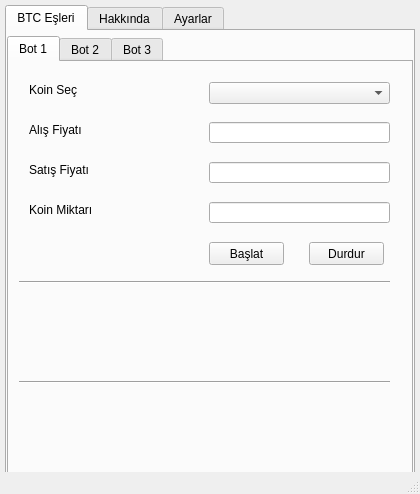
<?xml version="1.0" encoding="UTF-8"?>
<ui version="4.0">
 <class>MainWindow</class>
 <widget class="QMainWindow" name="MainWindow">
  <property name="geometry">
   <rect>
    <x>0</x>
    <y>0</y>
    <width>420</width>
    <height>494</height>
   </rect>
  </property>
  <property name="sizePolicy">
   <sizepolicy hsizetype="Fixed" vsizetype="Fixed">
    <horstretch>0</horstretch>
    <verstretch>0</verstretch>
   </sizepolicy>
  </property>
  <property name="windowTitle">
   <string>Binance Spot Bot v1.0-A</string>
  </property>
  <widget class="QWidget" name="centralwidget">
   <widget class="QTabWidget" name="tabWidget">
    <property name="geometry">
     <rect>
      <x>5</x>
      <y>5</y>
      <width>410</width>
      <height>470</height>
     </rect>
    </property>
    <property name="currentIndex">
     <number>0</number>
    </property>
    <widget class="QWidget" name="maintab">
     <attribute name="title">
      <string>BTC Eşleri</string>
     </attribute>
     <widget class="QTabWidget" name="tabWidget_2">
      <property name="geometry">
       <rect>
        <x>0</x>
        <y>5</y>
        <width>406</width>
        <height>440</height>
       </rect>
      </property>
      <property name="currentIndex">
       <number>0</number>
      </property>
      <widget class="QWidget" name="tab1">
       <attribute name="title">
        <string>Bot 1</string>
       </attribute>
       <widget class="QLabel" name="label100">
        <property name="geometry">
         <rect>
          <x>20</x>
          <y>20</y>
          <width>161</width>
          <height>16</height>
         </rect>
        </property>
        <property name="text">
         <string>Koin Seç</string>
        </property>
       </widget>
       <widget class="QLabel" name="label101">
        <property name="geometry">
         <rect>
          <x>20</x>
          <y>60</y>
          <width>161</width>
          <height>16</height>
         </rect>
        </property>
        <property name="text">
         <string>Alış Fiyatı</string>
        </property>
       </widget>
       <widget class="QLabel" name="label102">
        <property name="geometry">
         <rect>
          <x>20</x>
          <y>100</y>
          <width>161</width>
          <height>16</height>
         </rect>
        </property>
        <property name="text">
         <string>Satış Fiyatı</string>
        </property>
       </widget>
       <widget class="QLabel" name="label103">
        <property name="geometry">
         <rect>
          <x>20</x>
          <y>140</y>
          <width>161</width>
          <height>16</height>
         </rect>
        </property>
        <property name="text">
         <string>Koin Miktarı</string>
        </property>
       </widget>
       <widget class="QComboBox" name="ComboBox100">
        <property name="geometry">
         <rect>
          <x>200</x>
          <y>20</y>
          <width>181</width>
          <height>22</height>
         </rect>
        </property>
       </widget>
       <widget class="QLineEdit" name="lineEdit100">
        <property name="geometry">
         <rect>
          <x>200</x>
          <y>60</y>
          <width>181</width>
          <height>21</height>
         </rect>
        </property>
       </widget>
       <widget class="QLineEdit" name="lineEdit101">
        <property name="geometry">
         <rect>
          <x>200</x>
          <y>100</y>
          <width>181</width>
          <height>21</height>
         </rect>
        </property>
       </widget>
       <widget class="QLineEdit" name="lineEdit102">
        <property name="geometry">
         <rect>
          <x>200</x>
          <y>140</y>
          <width>181</width>
          <height>21</height>
         </rect>
        </property>
       </widget>
       <widget class="QPushButton" name="pushButton100">
        <property name="geometry">
         <rect>
          <x>200</x>
          <y>180</y>
          <width>75</width>
          <height>23</height>
         </rect>
        </property>
        <property name="text">
         <string>Başlat</string>
        </property>
       </widget>
       <widget class="QPushButton" name="pushButton101">
        <property name="geometry">
         <rect>
          <x>300</x>
          <y>180</y>
          <width>75</width>
          <height>23</height>
         </rect>
        </property>
        <property name="text">
         <string>Durdur</string>
        </property>
       </widget>
       <widget class="Line" name="line">
        <property name="geometry">
         <rect>
          <x>10</x>
          <y>210</y>
          <width>371</width>
          <height>21</height>
         </rect>
        </property>
        <property name="orientation">
         <enum>Qt::Horizontal</enum>
        </property>
       </widget>
       <widget class="Line" name="line_2">
        <property name="geometry">
         <rect>
          <x>10</x>
          <y>310</y>
          <width>371</width>
          <height>21</height>
         </rect>
        </property>
        <property name="orientation">
         <enum>Qt::Horizontal</enum>
        </property>
       </widget>
       <widget class="QLabel" name="label104">
        <property name="geometry">
         <rect>
          <x>20</x>
          <y>230</y>
          <width>361</width>
          <height>16</height>
         </rect>
        </property>
        <property name="text">
         <string/>
        </property>
       </widget>
       <widget class="QLabel" name="label105">
        <property name="geometry">
         <rect>
          <x>20</x>
          <y>250</y>
          <width>361</width>
          <height>16</height>
         </rect>
        </property>
        <property name="text">
         <string/>
        </property>
       </widget>
       <widget class="QLabel" name="label106">
        <property name="geometry">
         <rect>
          <x>20</x>
          <y>270</y>
          <width>361</width>
          <height>16</height>
         </rect>
        </property>
        <property name="text">
         <string/>
        </property>
       </widget>
       <widget class="QLabel" name="label107">
        <property name="geometry">
         <rect>
          <x>20</x>
          <y>290</y>
          <width>361</width>
          <height>16</height>
         </rect>
        </property>
        <property name="text">
         <string/>
        </property>
       </widget>
       <widget class="QLabel" name="label108">
        <property name="geometry">
         <rect>
          <x>20</x>
          <y>330</y>
          <width>361</width>
          <height>16</height>
         </rect>
        </property>
        <property name="text">
         <string/>
        </property>
       </widget>
       <widget class="QLabel" name="label109">
        <property name="geometry">
         <rect>
          <x>20</x>
          <y>360</y>
          <width>361</width>
          <height>16</height>
         </rect>
        </property>
        <property name="text">
         <string/>
        </property>
       </widget>
       <widget class="QLabel" name="label110">
        <property name="geometry">
         <rect>
          <x>20</x>
          <y>390</y>
          <width>361</width>
          <height>16</height>
         </rect>
        </property>
        <property name="text">
         <string/>
        </property>
       </widget>
       <widget class="QLabel" name="label111">
        <property name="geometry">
         <rect>
          <x>20</x>
          <y>180</y>
          <width>171</width>
          <height>16</height>
         </rect>
        </property>
        <property name="text">
         <string/>
        </property>
       </widget>
      </widget>
      <widget class="QWidget" name="tab2">
       <attribute name="title">
        <string>Bot 2</string>
       </attribute>
       <widget class="Line" name="line_3">
        <property name="geometry">
         <rect>
          <x>10</x>
          <y>310</y>
          <width>371</width>
          <height>21</height>
         </rect>
        </property>
        <property name="orientation">
         <enum>Qt::Horizontal</enum>
        </property>
       </widget>
       <widget class="QLabel" name="label208">
        <property name="geometry">
         <rect>
          <x>20</x>
          <y>330</y>
          <width>361</width>
          <height>16</height>
         </rect>
        </property>
        <property name="text">
         <string/>
        </property>
       </widget>
       <widget class="QPushButton" name="pushButton200">
        <property name="geometry">
         <rect>
          <x>200</x>
          <y>180</y>
          <width>75</width>
          <height>23</height>
         </rect>
        </property>
        <property name="text">
         <string>Başlat</string>
        </property>
       </widget>
       <widget class="QLabel" name="label201">
        <property name="geometry">
         <rect>
          <x>20</x>
          <y>60</y>
          <width>161</width>
          <height>16</height>
         </rect>
        </property>
        <property name="text">
         <string>Alış Fiyatı</string>
        </property>
       </widget>
       <widget class="QLabel" name="label209">
        <property name="geometry">
         <rect>
          <x>20</x>
          <y>360</y>
          <width>361</width>
          <height>16</height>
         </rect>
        </property>
        <property name="text">
         <string/>
        </property>
       </widget>
       <widget class="QLabel" name="label204">
        <property name="geometry">
         <rect>
          <x>20</x>
          <y>230</y>
          <width>361</width>
          <height>16</height>
         </rect>
        </property>
        <property name="text">
         <string/>
        </property>
       </widget>
       <widget class="QLabel" name="label207">
        <property name="geometry">
         <rect>
          <x>20</x>
          <y>290</y>
          <width>361</width>
          <height>16</height>
         </rect>
        </property>
        <property name="text">
         <string/>
        </property>
       </widget>
       <widget class="QLabel" name="label205">
        <property name="geometry">
         <rect>
          <x>20</x>
          <y>250</y>
          <width>361</width>
          <height>16</height>
         </rect>
        </property>
        <property name="text">
         <string/>
        </property>
       </widget>
       <widget class="Line" name="line_4">
        <property name="geometry">
         <rect>
          <x>10</x>
          <y>210</y>
          <width>371</width>
          <height>21</height>
         </rect>
        </property>
        <property name="orientation">
         <enum>Qt::Horizontal</enum>
        </property>
       </widget>
       <widget class="QPushButton" name="pushButton201">
        <property name="geometry">
         <rect>
          <x>300</x>
          <y>180</y>
          <width>75</width>
          <height>23</height>
         </rect>
        </property>
        <property name="text">
         <string>Durdur</string>
        </property>
       </widget>
       <widget class="QLabel" name="label200">
        <property name="geometry">
         <rect>
          <x>20</x>
          <y>20</y>
          <width>161</width>
          <height>16</height>
         </rect>
        </property>
        <property name="text">
         <string>Koin Seç</string>
        </property>
       </widget>
       <widget class="QLineEdit" name="lineEdit200">
        <property name="geometry">
         <rect>
          <x>200</x>
          <y>60</y>
          <width>181</width>
          <height>21</height>
         </rect>
        </property>
       </widget>
       <widget class="QLabel" name="label202">
        <property name="geometry">
         <rect>
          <x>20</x>
          <y>100</y>
          <width>161</width>
          <height>16</height>
         </rect>
        </property>
        <property name="text">
         <string>Satış Fiyatı</string>
        </property>
       </widget>
       <widget class="QLineEdit" name="lineEdit202">
        <property name="geometry">
         <rect>
          <x>200</x>
          <y>140</y>
          <width>181</width>
          <height>21</height>
         </rect>
        </property>
       </widget>
       <widget class="QLabel" name="label203">
        <property name="geometry">
         <rect>
          <x>20</x>
          <y>140</y>
          <width>161</width>
          <height>16</height>
         </rect>
        </property>
        <property name="text">
         <string>Koin Miktarı</string>
        </property>
       </widget>
       <widget class="QLabel" name="label206">
        <property name="geometry">
         <rect>
          <x>20</x>
          <y>270</y>
          <width>361</width>
          <height>16</height>
         </rect>
        </property>
        <property name="text">
         <string/>
        </property>
       </widget>
       <widget class="QLabel" name="label211">
        <property name="geometry">
         <rect>
          <x>20</x>
          <y>180</y>
          <width>171</width>
          <height>16</height>
         </rect>
        </property>
        <property name="text">
         <string/>
        </property>
       </widget>
       <widget class="QLineEdit" name="lineEdit201">
        <property name="geometry">
         <rect>
          <x>200</x>
          <y>100</y>
          <width>181</width>
          <height>21</height>
         </rect>
        </property>
       </widget>
       <widget class="QLabel" name="label210">
        <property name="geometry">
         <rect>
          <x>20</x>
          <y>390</y>
          <width>361</width>
          <height>16</height>
         </rect>
        </property>
        <property name="text">
         <string/>
        </property>
       </widget>
       <widget class="QComboBox" name="ComboBox200">
        <property name="geometry">
         <rect>
          <x>200</x>
          <y>20</y>
          <width>181</width>
          <height>22</height>
         </rect>
        </property>
       </widget>
      </widget>
      <widget class="QWidget" name="tab3">
       <attribute name="title">
        <string>Bot 3</string>
       </attribute>
       <widget class="Line" name="line_5">
        <property name="geometry">
         <rect>
          <x>10</x>
          <y>310</y>
          <width>371</width>
          <height>21</height>
         </rect>
        </property>
        <property name="orientation">
         <enum>Qt::Horizontal</enum>
        </property>
       </widget>
       <widget class="QLabel" name="label308">
        <property name="geometry">
         <rect>
          <x>20</x>
          <y>330</y>
          <width>361</width>
          <height>16</height>
         </rect>
        </property>
        <property name="text">
         <string/>
        </property>
       </widget>
       <widget class="QPushButton" name="pushButton300">
        <property name="geometry">
         <rect>
          <x>200</x>
          <y>180</y>
          <width>75</width>
          <height>23</height>
         </rect>
        </property>
        <property name="text">
         <string>Başlat</string>
        </property>
       </widget>
       <widget class="QLabel" name="label301">
        <property name="geometry">
         <rect>
          <x>20</x>
          <y>60</y>
          <width>161</width>
          <height>16</height>
         </rect>
        </property>
        <property name="text">
         <string>Alış Fiyatı</string>
        </property>
       </widget>
       <widget class="QLabel" name="label309">
        <property name="geometry">
         <rect>
          <x>20</x>
          <y>360</y>
          <width>361</width>
          <height>16</height>
         </rect>
        </property>
        <property name="text">
         <string/>
        </property>
       </widget>
       <widget class="QLabel" name="label304">
        <property name="geometry">
         <rect>
          <x>20</x>
          <y>230</y>
          <width>361</width>
          <height>16</height>
         </rect>
        </property>
        <property name="text">
         <string/>
        </property>
       </widget>
       <widget class="QLabel" name="label307">
        <property name="geometry">
         <rect>
          <x>20</x>
          <y>290</y>
          <width>361</width>
          <height>16</height>
         </rect>
        </property>
        <property name="text">
         <string/>
        </property>
       </widget>
       <widget class="QLabel" name="label305">
        <property name="geometry">
         <rect>
          <x>20</x>
          <y>250</y>
          <width>361</width>
          <height>16</height>
         </rect>
        </property>
        <property name="text">
         <string/>
        </property>
       </widget>
       <widget class="Line" name="line_6">
        <property name="geometry">
         <rect>
          <x>10</x>
          <y>210</y>
          <width>371</width>
          <height>21</height>
         </rect>
        </property>
        <property name="orientation">
         <enum>Qt::Horizontal</enum>
        </property>
       </widget>
       <widget class="QPushButton" name="pushButton301">
        <property name="geometry">
         <rect>
          <x>300</x>
          <y>180</y>
          <width>75</width>
          <height>23</height>
         </rect>
        </property>
        <property name="text">
         <string>Durdur</string>
        </property>
       </widget>
       <widget class="QLabel" name="label300">
        <property name="geometry">
         <rect>
          <x>20</x>
          <y>20</y>
          <width>161</width>
          <height>16</height>
         </rect>
        </property>
        <property name="text">
         <string>Koin Seç</string>
        </property>
       </widget>
       <widget class="QLineEdit" name="lineEdit300">
        <property name="geometry">
         <rect>
          <x>200</x>
          <y>60</y>
          <width>181</width>
          <height>21</height>
         </rect>
        </property>
       </widget>
       <widget class="QLabel" name="label302">
        <property name="geometry">
         <rect>
          <x>20</x>
          <y>100</y>
          <width>161</width>
          <height>16</height>
         </rect>
        </property>
        <property name="text">
         <string>Satış Fiyatı</string>
        </property>
       </widget>
       <widget class="QLineEdit" name="lineEdit302">
        <property name="geometry">
         <rect>
          <x>200</x>
          <y>140</y>
          <width>181</width>
          <height>21</height>
         </rect>
        </property>
       </widget>
       <widget class="QLabel" name="label303">
        <property name="geometry">
         <rect>
          <x>20</x>
          <y>140</y>
          <width>161</width>
          <height>16</height>
         </rect>
        </property>
        <property name="text">
         <string>Koin Miktarı</string>
        </property>
       </widget>
       <widget class="QLabel" name="label306">
        <property name="geometry">
         <rect>
          <x>20</x>
          <y>270</y>
          <width>361</width>
          <height>16</height>
         </rect>
        </property>
        <property name="text">
         <string/>
        </property>
       </widget>
       <widget class="QLabel" name="label311">
        <property name="geometry">
         <rect>
          <x>20</x>
          <y>180</y>
          <width>171</width>
          <height>16</height>
         </rect>
        </property>
        <property name="text">
         <string/>
        </property>
       </widget>
       <widget class="QLineEdit" name="lineEdit301">
        <property name="geometry">
         <rect>
          <x>200</x>
          <y>100</y>
          <width>181</width>
          <height>21</height>
         </rect>
        </property>
       </widget>
       <widget class="QLabel" name="label310">
        <property name="geometry">
         <rect>
          <x>20</x>
          <y>390</y>
          <width>361</width>
          <height>16</height>
         </rect>
        </property>
        <property name="text">
         <string/>
        </property>
       </widget>
       <widget class="QComboBox" name="ComboBox300">
        <property name="geometry">
         <rect>
          <x>200</x>
          <y>20</y>
          <width>181</width>
          <height>22</height>
         </rect>
        </property>
       </widget>
      </widget>
     </widget>
    </widget>
    <widget class="QWidget" name="maintab1">
     <attribute name="title">
      <string>Hakkında</string>
     </attribute>
     <widget class="QTextBrowser" name="textBrowser">
      <property name="geometry">
       <rect>
        <x>0</x>
        <y>10</y>
        <width>401</width>
        <height>311</height>
       </rect>
      </property>
      <property name="html">
       <string>&lt;!DOCTYPE HTML PUBLIC &quot;-//W3C//DTD HTML 4.0//EN&quot; &quot;http://www.w3.org/TR/REC-html40/strict.dtd&quot;&gt;
&lt;html&gt;&lt;head&gt;&lt;meta name=&quot;qrichtext&quot; content=&quot;1&quot; /&gt;&lt;style type=&quot;text/css&quot;&gt;
p, li { white-space: pre-wrap; }
&lt;/style&gt;&lt;/head&gt;&lt;body style=&quot; font-family:'MS Shell Dlg 2'; font-size:8.25pt; font-weight:400; font-style:normal;&quot;&gt;
&lt;p style=&quot; margin-top:12px; margin-bottom:12px; margin-left:0px; margin-right:0px; -qt-block-indent:0; text-indent:0px;&quot;&gt;- Koin Seç alanından işlem yapmak istediğiniz koini seçin.&lt;/p&gt;
&lt;p style=&quot; margin-top:12px; margin-bottom:12px; margin-left:0px; margin-right:0px; -qt-block-indent:0; text-indent:0px;&quot;&gt;- Alış Fiyatı alanına koinin alış fiyatının karakter sayısına dikkat ederek girin. &lt;/p&gt;
&lt;p style=&quot; margin-top:12px; margin-bottom:12px; margin-left:0px; margin-right:0px; -qt-block-indent:0; text-indent:0px;&quot;&gt;- Satış Fiyatı alanına koinin satış fiyatının karakter sayısına dikkat ederek girin. &lt;/p&gt;
&lt;p style=&quot; margin-top:12px; margin-bottom:12px; margin-left:0px; margin-right:0px; -qt-block-indent:0; text-indent:0px;&quot;&gt;- Koin Miktarı alanına işlem yapmak istediğiniz miktarı girin. Kullanılacak BTC Miktarı 'Enter' tuşuna bastığınızda hesaplanacaktır. &lt;/p&gt;
&lt;p style=&quot; margin-top:12px; margin-bottom:12px; margin-left:0px; margin-right:0px; -qt-block-indent:0; text-indent:0px;&quot;&gt;- Başlat butonu ile işlemi başlatın.&lt;/p&gt;
&lt;p style=&quot; margin-top:12px; margin-bottom:12px; margin-left:0px; margin-right:0px; -qt-block-indent:0; text-indent:0px;&quot;&gt;- Sistem saati sorunu ile karşılarsanız, bilgisayarınızın saatini güncellemek için uygulamayı yönetici olarak çalıştırın.&lt;/p&gt;
&lt;p style=&quot; margin-top:12px; margin-bottom:12px; margin-left:0px; margin-right:0px; -qt-block-indent:0; text-indent:0px;&quot;&gt;- Borsaya yeni koin eklendiğinde ayarlar sayfasından koin listesini güncelleyebilirsiniz. &lt;/p&gt;
&lt;p style=&quot; margin-top:12px; margin-bottom:12px; margin-left:0px; margin-right:0px; -qt-block-indent:0; text-indent:0px;&quot;&gt;- Üç botu de aynı anda çalıştırabilirsiniz.&lt;/p&gt;
&lt;p style=&quot; margin-top:12px; margin-bottom:12px; margin-left:0px; margin-right:0px; -qt-block-indent:0; text-indent:0px;&quot;&gt;- ÖNEMLİ : Uygulama aynı anda 1 cihazdan çalışır. 2. Cihazdan oturum açıldığında önceki oturumunuz bir süre sonra sonlandırılacaktır!&lt;/p&gt;
&lt;p style=&quot; margin-top:12px; margin-bottom:12px; margin-left:0px; margin-right:0px; -qt-block-indent:0; text-indent:0px;&quot;&gt;- Daha detaylı bilgiler için aşağıdaki butonları kullanabilirsiniz.&lt;/p&gt;&lt;/body&gt;&lt;/html&gt;</string>
      </property>
     </widget>
     <widget class="QPushButton" name="pushButton2">
      <property name="geometry">
       <rect>
        <x>270</x>
        <y>390</y>
        <width>121</width>
        <height>23</height>
       </rect>
      </property>
      <property name="text">
       <string>Kullanım Videosu</string>
      </property>
     </widget>
     <widget class="QPushButton" name="pushButton1">
      <property name="geometry">
       <rect>
        <x>120</x>
        <y>390</y>
        <width>121</width>
        <height>23</height>
       </rect>
      </property>
      <property name="text">
       <string>Kullanım Talimatı</string>
      </property>
     </widget>
    </widget>
    <widget class="QWidget" name="maitab2">
     <attribute name="title">
      <string>Ayarlar</string>
     </attribute>
     <widget class="QLabel" name="label_40">
      <property name="geometry">
       <rect>
        <x>20</x>
        <y>20</y>
        <width>91</width>
        <height>21</height>
       </rect>
      </property>
      <property name="text">
       <string>Api Anahtarı:</string>
      </property>
     </widget>
     <widget class="QLabel" name="label_41">
      <property name="geometry">
       <rect>
        <x>20</x>
        <y>50</y>
        <width>91</width>
        <height>21</height>
       </rect>
      </property>
      <property name="text">
       <string>Secret Anahtarı:</string>
      </property>
     </widget>
     <widget class="QLabel" name="label_42">
      <property name="geometry">
       <rect>
        <x>20</x>
        <y>150</y>
        <width>371</width>
        <height>21</height>
       </rect>
      </property>
      <property name="text">
       <string>Yeni koin eklendiğinde 'Güncelle ve Kapat' butonuna tıklayınız.</string>
      </property>
     </widget>
     <widget class="QLabel" name="label_4">
      <property name="geometry">
       <rect>
        <x>20</x>
        <y>230</y>
        <width>181</width>
        <height>21</height>
       </rect>
      </property>
      <property name="text">
       <string>PushNotifier</string>
      </property>
     </widget>
     <widget class="QLineEdit" name="lineEdit_40">
      <property name="geometry">
       <rect>
        <x>120</x>
        <y>20</y>
        <width>271</width>
        <height>21</height>
       </rect>
      </property>
     </widget>
     <widget class="QLineEdit" name="lineEdit_41">
      <property name="geometry">
       <rect>
        <x>120</x>
        <y>50</y>
        <width>271</width>
        <height>21</height>
       </rect>
      </property>
     </widget>
     <widget class="QPushButton" name="pushButton_40">
      <property name="geometry">
       <rect>
        <x>260</x>
        <y>90</y>
        <width>131</width>
        <height>23</height>
       </rect>
      </property>
      <property name="text">
       <string>Kaydet ve Kapat</string>
      </property>
     </widget>
     <widget class="Line" name="line_7">
      <property name="geometry">
       <rect>
        <x>10</x>
        <y>120</y>
        <width>381</width>
        <height>20</height>
       </rect>
      </property>
      <property name="orientation">
       <enum>Qt::Horizontal</enum>
      </property>
     </widget>
     <widget class="QPushButton" name="pushButton_41">
      <property name="geometry">
       <rect>
        <x>260</x>
        <y>180</y>
        <width>131</width>
        <height>23</height>
       </rect>
      </property>
      <property name="text">
       <string>Güncelle ve Kapat</string>
      </property>
     </widget>
     <widget class="Line" name="line_8">
      <property name="geometry">
       <rect>
        <x>10</x>
        <y>210</y>
        <width>381</width>
        <height>20</height>
       </rect>
      </property>
      <property name="orientation">
       <enum>Qt::Horizontal</enum>
      </property>
     </widget>
     <widget class="QLabel" name="label_43">
      <property name="geometry">
       <rect>
        <x>20</x>
        <y>260</y>
        <width>181</width>
        <height>21</height>
       </rect>
      </property>
      <property name="text">
       <string>Kullanıcı Adı:</string>
      </property>
     </widget>
     <widget class="QLabel" name="label_44">
      <property name="geometry">
       <rect>
        <x>20</x>
        <y>290</y>
        <width>181</width>
        <height>21</height>
       </rect>
      </property>
      <property name="text">
       <string>Şifre:</string>
      </property>
     </widget>
     <widget class="QLabel" name="label_45">
      <property name="geometry">
       <rect>
        <x>20</x>
        <y>320</y>
        <width>181</width>
        <height>21</height>
       </rect>
      </property>
      <property name="text">
       <string>Paket Adı:</string>
      </property>
     </widget>
     <widget class="QLabel" name="label_46">
      <property name="geometry">
       <rect>
        <x>20</x>
        <y>350</y>
        <width>181</width>
        <height>21</height>
       </rect>
      </property>
      <property name="text">
       <string>Api Anahtarı:</string>
      </property>
     </widget>
     <widget class="QLabel" name="label_47">
      <property name="geometry">
       <rect>
        <x>20</x>
        <y>380</y>
        <width>181</width>
        <height>21</height>
       </rect>
      </property>
      <property name="text">
       <string>Cihaz Kodu:</string>
      </property>
     </widget>
     <widget class="QLineEdit" name="lineEdit_43">
      <property name="geometry">
       <rect>
        <x>210</x>
        <y>260</y>
        <width>181</width>
        <height>20</height>
       </rect>
      </property>
     </widget>
     <widget class="QLineEdit" name="lineEdit_44">
      <property name="geometry">
       <rect>
        <x>210</x>
        <y>290</y>
        <width>181</width>
        <height>20</height>
       </rect>
      </property>
     </widget>
     <widget class="QLineEdit" name="lineEdit_45">
      <property name="geometry">
       <rect>
        <x>210</x>
        <y>320</y>
        <width>181</width>
        <height>20</height>
       </rect>
      </property>
     </widget>
     <widget class="QLineEdit" name="lineEdit_46">
      <property name="geometry">
       <rect>
        <x>210</x>
        <y>350</y>
        <width>181</width>
        <height>20</height>
       </rect>
      </property>
     </widget>
     <widget class="QLineEdit" name="lineEdit_47">
      <property name="geometry">
       <rect>
        <x>210</x>
        <y>380</y>
        <width>181</width>
        <height>20</height>
       </rect>
      </property>
     </widget>
     <widget class="QPushButton" name="pushButton_42">
      <property name="geometry">
       <rect>
        <x>260</x>
        <y>410</y>
        <width>131</width>
        <height>23</height>
       </rect>
      </property>
      <property name="text">
       <string>Kaydet ve Kapat</string>
      </property>
     </widget>
    </widget>
   </widget>
  </widget>
  <widget class="QStatusBar" name="statusbar"/>
 </widget>
 <resources/>
 <connections/>
</ui>
